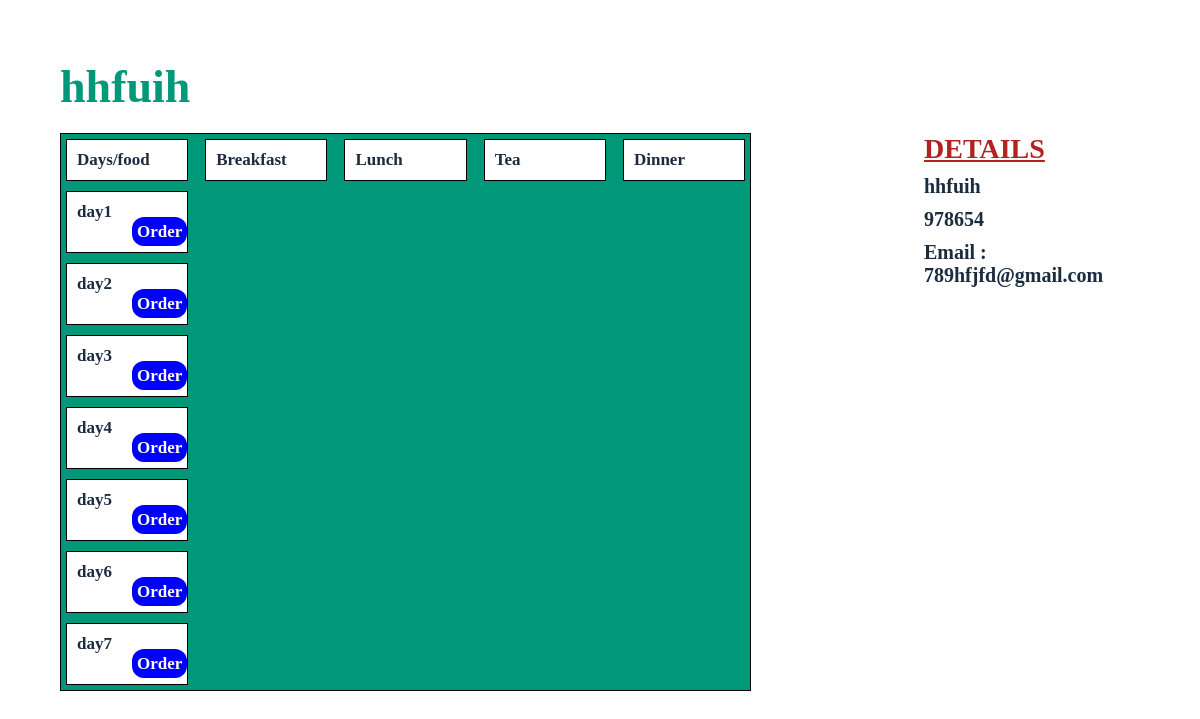
/17, run on the app's committed database.
### users/models.py (models this page shows, shortened)
class Student(models.Model):
    number = models.IntegerField()
    full_name = models.CharField(max_length=255)
    phone = models.IntegerField()
    email = models.EmailField()
    password = models.CharField(max_length=255)
    user =models.OneToOneField("auth.User",on_delete=models.CASCADE)
    food = models.ManyToManyField("food.Food")

### food/models.py (models this page shows, shortened)
class Day(models.Model):
    name=models.CharField(max_length=255)
    food = models.ManyToManyField("food.Food")

### web/views.py (the view)
# urls.py: path('<int:id>', views.single, name = 'single'),
def single(request,id):
    instances = get_object_or_404(Student.objects.filter(number=id))
    days=Day.objects.all()
    foods=instances.food.all
    sort = request.GET.get("sort")
    context = {
        "instances" : instances ,
        "days" : days,
        "title": instances.full_name,
        "foods": foods,
    }
    return render (request,"item.html",context=context)

### template/item.html (shortened to what this page needs)
<!DOCTYPE html>
<html lang="en">
<head>
    {% load static %}
    <link rel="stylesheet" href="{% static 'css/style.css' %}">
</head>
<body>
    <section id="customer">
        <section class="wrapper">
            <a href="{% url 'web:index' %}"><h1 class="heading">{{instances.full_name}}</h1></a>
            <div class="flex">
                <div class="left">
                    <ul class="column">
                        <li class="column">
                            <ul class="row">
                                <li>Days/food</li>
                                <li>Breakfast</li>
                                <li>Lunch</li>
                                <li>Tea</li>
                                <li>Dinner</li>
                            </ul>
                        </li>
                        {% for day in days %}
                            <li class="column">
                                <ul class="row">
                                    <li>{{day.name}} <a href="{% url 'food:add_food' pk=day.id %}">Order</a></li>
                                </ul>
                            </li>
                        {% endfor %}
                    </ul>
                </div>
                <div class="right">
                    <div class="details">
                        <h3 class="title">DETAILS</h3>
                        <h5>{{instances.full_name}}</h5>
                        <h5>{{instances.phone}}</h5>
                        <h5>Email : {{instances.email}}</h5>
                    </div>
                </div>
            </div>
        </section>
    </section>
</body>
</html>

### static/css/style.css (style rules this page uses)
* { margin: 0; padding: 0; border: 0; vertical-align: baseline; background: transparent; font-weight: normal; text-decoration: none; outline: none; -webkit-box-sizing: border-box; -moz-box-sizing: border-box; box-sizing: border-box; font-family: "Gordita Regular"; }
ol, ul { list-style: none; }
body { font-size: 17px; color: #1c2c40; overflow-x: hidden; min-width: 320px; font-weight: 400; }
a { color: #1c2c40; }
.wrapper { width: 90%; margin: 0 auto; max-width: 1440px; }
#customer { padding: 60px 0; width: 100%; margin: 0 auto; background-color: #fff; height: 100vh; }
#customer .flex { display: flex; justify-content: space-between; }
#customer .flex .left { width: 80%; }
#customer .flex .left ul.column { width: 80%; border: 1px solid #000; background-color: #009879; }
#customer .flex .left ul li.column { padding: 5px; }
#customer .flex .left ul.row { display: flex; justify-content: space-between; align-items: center; flex-wrap: wrap; }
#customer .flex .left ul.row li { width: 18%; border: 1px solid #000; padding: 10px; background-color: #fff; font-weight: 700; }
#customer .flex .left ul.row li a { margin-left: 55px; font-weight: 700; background-color: blue; color: #fff; padding: 5px; border-radius: 12px; margin-bottom: 20px; }
#customer h1.heading { font-size: 46px; font-weight: 600; color: #009879; margin-bottom: 20px; }
#customer .flex .right { width: 20%; }
.details { margin-bottom: 50px; }
.details h3.title { font-size: 28px; font-weight: 700; text-decoration: underline; margin-bottom: 10px; color: firebrick; }
.details h5 { font-size: 20px; font-weight: 700; margin-bottom: 10px; }

### data on the page
Student: full_name "hhfuih", phone "978654", email "789hfjfd@gmail.com"
Day: name "day1"
Day: name "day2"
Day: name "day3"
Day: name "day4"
Day: name "day5"
Day: name "day6"
Day: name "day7"
